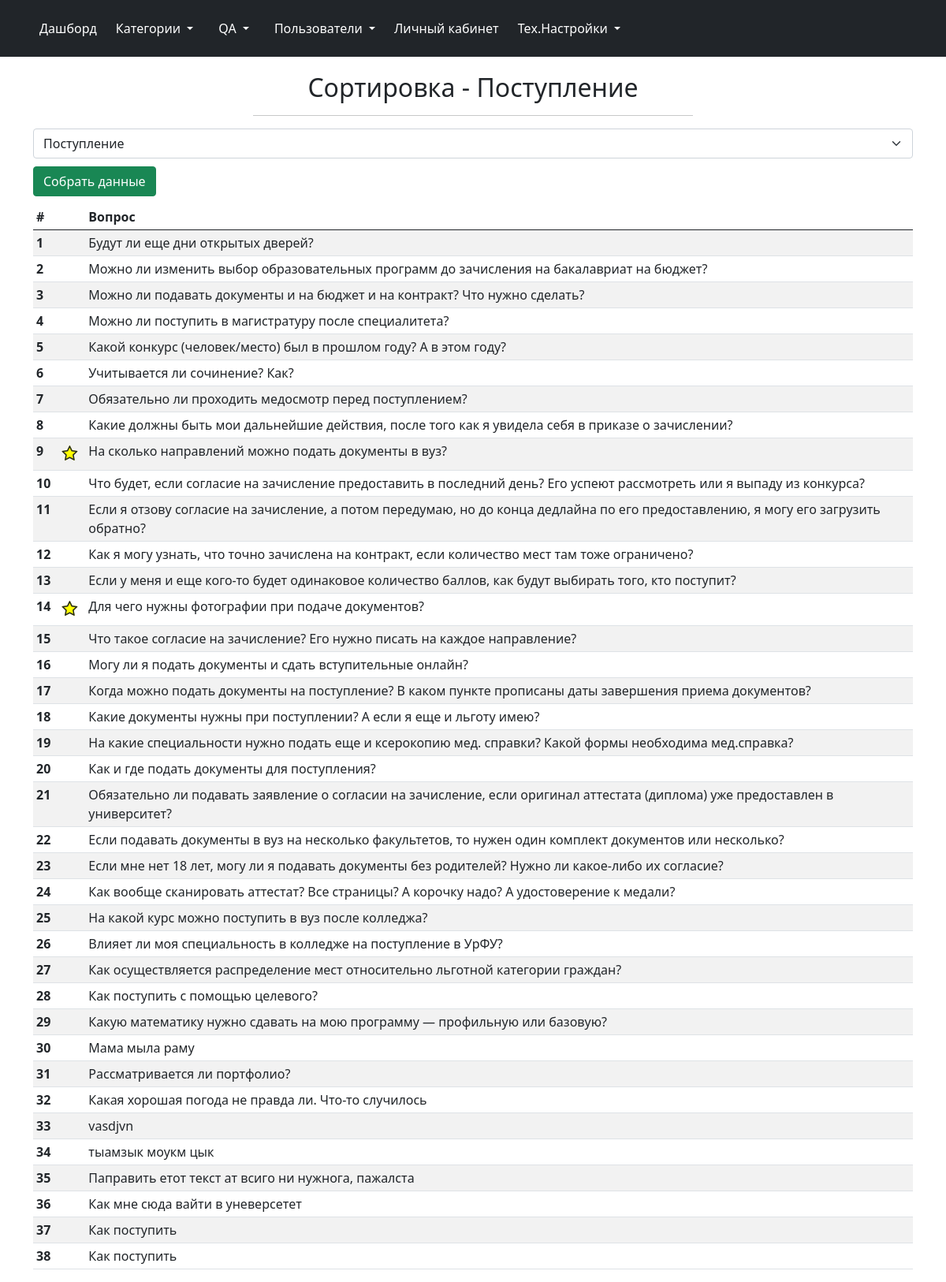
/admin/qa/sort?cat_id=1 (signed in), run on an earlier commit of the app's database.
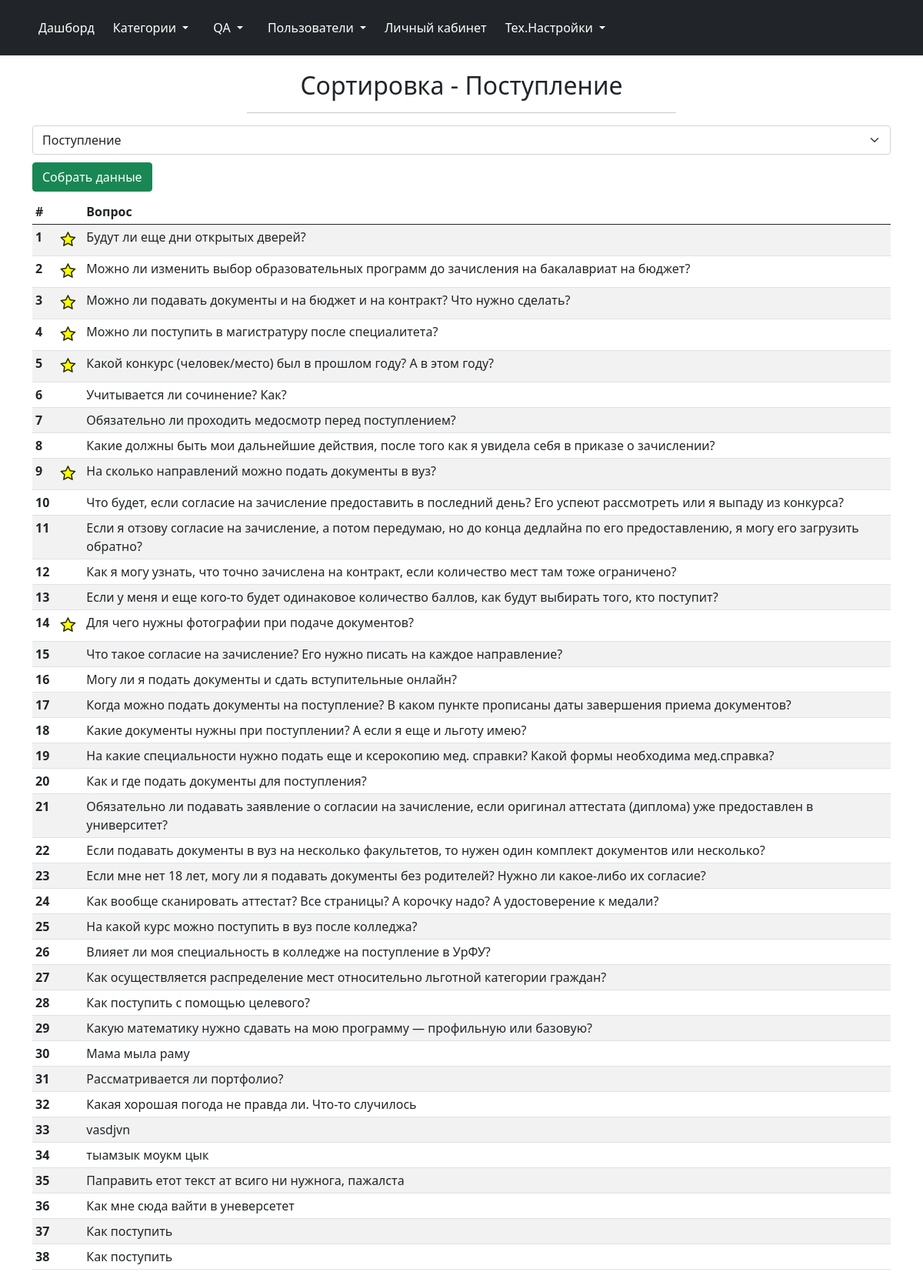
And on a later commit of the database.
### dbase.py (models this page shows, shortened)
class Questions(db.Model):      # __tablename__ = 'posts'
    id = db.Column(db.Integer, primary_key = True)
    question = db.Column(db.String(1000), nullable=False)
    clear_question = db.Column(db.String(1000))
    answer = db.Column(db.Text, nullable = False)
    cat_id = db.Column(db.Integer, db.ForeignKey('categories.id'))
    priority = db.Column(db.Integer, nullable=False)
    is_popular = db.Column(db.Boolean, default = False)
    popular_priority = db.Column(db.Integer, default = 0)

### admin/admin.py (the view)
@admin.route('/qa/sort')
@login_required
def qa_sort():
    if not current_user.right_qa:
        return render_template('admin/access_denied.html')
    questions = Questions.query
    message = ""
    cat_id_data = request.args.get("cat_id")
    try:
        categories = Categories.query
    except NameError:
        return "Ошибка чтения из БД"
    current_category = categories.get(cat_id_data)
    if cat_id_data is None:
        message = "Выбирите категорию из списка"
    elif cat_id_data == "popular":
        try:
            questions = questions.filter(Questions.is_popular).order_by(Questions.popular_priority)
        except (NameError, AttributeError):
            return "Ошибка чтения из БД"
    else:
        try:
            cat_id_data = int(cat_id_data)
        except ValueError:
            return "ID категории должен быть числом"
        if current_category is None or cat_id_data == 0:
            return "Нет такой категории в БД"
        try:
            questions = questions.filter(Questions.cat_id == cat_id_data).order_by(Questions.priority)
        except (NameError, AttributeError):
            return "Ошибка чтения из БД"
    categories = categories.filter(Categories.id != 0)
    return render_template("admin/qa_sort.html", questions=questions, categories=categories, message=message,
                           current_category=current_category, cat_id_data=cat_id_data)

### admin/admin.py (called while the page is built)
@admin.before_request
def before_request():
    if current_user.is_authenticated:
        if current_user.is_deactivated:
            logout_user()
            flash("Ваш аккаунт заблокирован. Для получения дополнительных сведений обратитесь к администратору",
                  category='danger')
            return redirect(url_for('.login'))

### app.py (called while the page is built)
@login_manager.user_loader
def load_user(user_id):
    return Users.query.get(user_id)

### admin/templates/admin/qa_sort.html (shortened to what this page needs)
{% extends 'admin/base.html' %}
{% import "admin/macros.html" as macros %}
{% block styles %}
<link rel="stylesheet" href="{{ url_for('.static', filename='css/sort.css') }}">
{% endblock %}
{% block page_header %}
Сортировка
{% if cat_id_data %}
	{% if cat_id_data == "popular" %}
	 - Популярное
	{% else %}
	 - {{ current_category.name }}
	{% endif %}
{% endif %}
{% endblock %}
{% block body %}
<div class="filter_container">
	<select onchange="return setAttr('cat_id',this.options[this.selectedIndex].value)" class="form-select" aria-label="Default select example">
		{% for category in categories %}
		<option value="{{ category.id }}" {{ "selected=selected" if cat_id_data == category.id}}>{{ category.name }}</option>
		{% endfor %}
	</select>
</div>
{% if message != "" %}
<h1>{{ message }}</h1>
{% else %}
<div class="btn_container">
	<button class="btn btn-success button_active" id="get_data">Собрать данные</button>
</div>
<table class="table table-striped table-sm">
	<thead>
		<tr>
			<th scope="col">#</th>
			<th scope="col"></th>
			<th scope="col">Вопрос</th>
		</tr>
	</thead>
	<tbody id="list">
		{% for qa in questions %}
		<tr data-id="{{ qa.id }}" class="table_row_data">
			<th scope="row"></th>
			<td width="32">
				{% if qa.is_popular %}
				<span class="fa-stack">
					<i class="fa fa-star fa-stack-1x fa-lg"></i>
					<i class="fa fa-star-o fa-stack-1x fa-lg"></i>
				</span>
				{% endif %}
			</td>
			<td>{{ qa.question }}</td>
		</tr>
		{% endfor %}
	</tbody>
</table>
{% endif %}
{% endblock %}

What changed in the data, as far as the page shows it:
changed Questions "Будут ли еще дни открытых дверей?": is_popular False → True (drawn)
changed Questions (number 2 of 38 on the later page): is_popular False → True (drawn)
changed Questions "Можно ли подавать документы и на бюджет и на контракт? Что нужно сделать?": is_popular False → True (drawn)
changed Questions "Можно ли поступить в магистратуру после специалитета?": is_popular False → True (drawn)
changed Questions "Какой конкурс (человек/место) был в прошлом году? А в этом году?": is_popular False → True (drawn)
